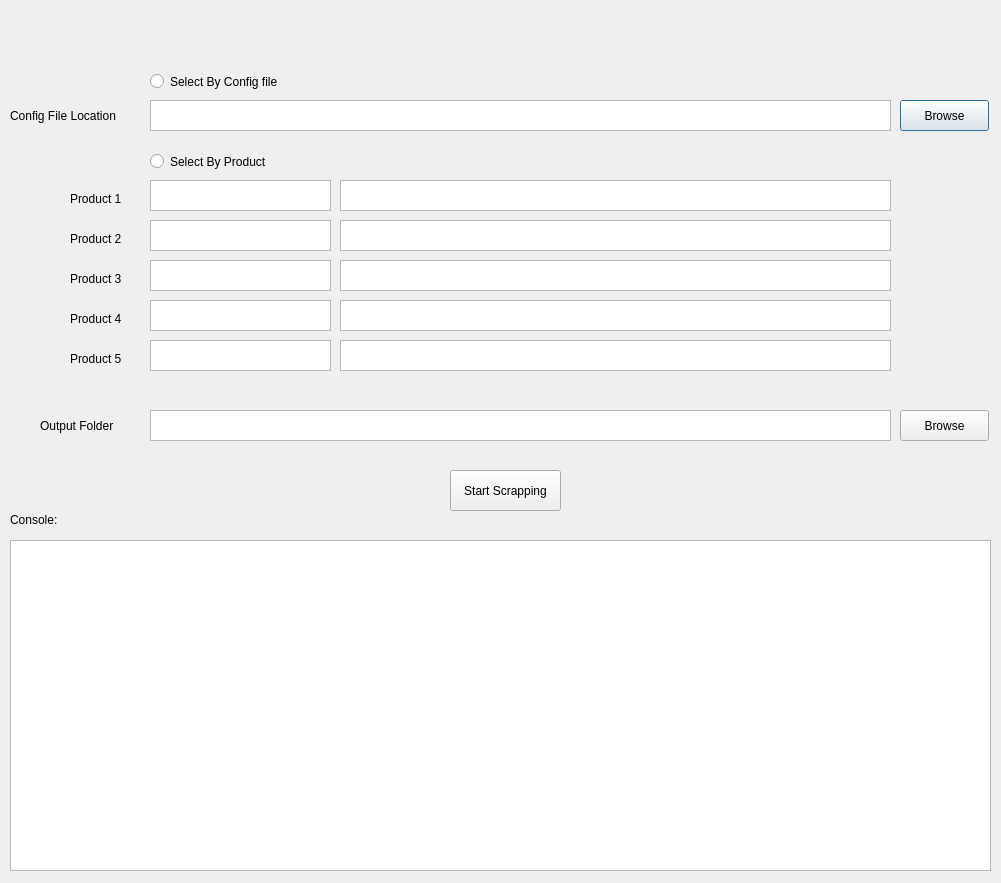
<?xml version="1.0" encoding="UTF-8"?>
<ui version="4.0">
 <class>Dialog</class>
 <widget class="QDialog" name="Dialog">
  <property name="geometry">
   <rect>
    <x>0</x>
    <y>0</y>
    <width>1001</width>
    <height>883</height>
   </rect>
  </property>
  <property name="windowTitle">
   <string>Digiklap - Web Scraper UI</string>
  </property>
  <widget class="QPlainTextEdit" name="configFileInputBox">
   <property name="geometry">
    <rect>
     <x>150</x>
     <y>100</y>
     <width>741</width>
     <height>31</height>
    </rect>
   </property>
   <property name="toolTip">
    <string>Path to the config file</string>
   </property>
  </widget>
  <widget class="QRadioButton" name="selectByProductBtn">
   <property name="geometry">
    <rect>
     <x>150</x>
     <y>150</y>
     <width>151</width>
     <height>23</height>
    </rect>
   </property>
   <property name="toolTip">
    <string>Enter product details manually</string>
   </property>
   <property name="text">
    <string>Select By Product</string>
   </property>
  </widget>
  <widget class="QRadioButton" name="selectByConfigBtn">
   <property name="geometry">
    <rect>
     <x>150</x>
     <y>70</y>
     <width>191</width>
     <height>23</height>
    </rect>
   </property>
   <property name="toolTip">
    <string>Select the predefined products from the config file</string>
   </property>
   <property name="text">
    <string>Select By Config file</string>
   </property>
  </widget>
  <widget class="QPlainTextEdit" name="productName1">
   <property name="geometry">
    <rect>
     <x>150</x>
     <y>180</y>
     <width>181</width>
     <height>31</height>
    </rect>
   </property>
   <property name="toolTip">
    <string>Provide a Product name (for your ref. only)</string>
   </property>
  </widget>
  <widget class="QLabel" name="configLabel">
   <property name="geometry">
    <rect>
     <x>10</x>
     <y>100</y>
     <width>151</width>
     <height>31</height>
    </rect>
   </property>
   <property name="text">
    <string>Config File Location</string>
   </property>
  </widget>
  <widget class="QPlainTextEdit" name="productName2">
   <property name="geometry">
    <rect>
     <x>150</x>
     <y>220</y>
     <width>181</width>
     <height>31</height>
    </rect>
   </property>
   <property name="toolTip">
    <string>Provide a Product name (for your ref. only)</string>
   </property>
  </widget>
  <widget class="QPlainTextEdit" name="productName4">
   <property name="geometry">
    <rect>
     <x>150</x>
     <y>300</y>
     <width>181</width>
     <height>31</height>
    </rect>
   </property>
   <property name="toolTip">
    <string>Provide a Product name (for your ref. only)</string>
   </property>
  </widget>
  <widget class="QPlainTextEdit" name="productName3">
   <property name="geometry">
    <rect>
     <x>150</x>
     <y>260</y>
     <width>181</width>
     <height>31</height>
    </rect>
   </property>
   <property name="toolTip">
    <string>Provide a Product name (for your ref. only)</string>
   </property>
  </widget>
  <widget class="QPlainTextEdit" name="productName5">
   <property name="geometry">
    <rect>
     <x>150</x>
     <y>340</y>
     <width>181</width>
     <height>31</height>
    </rect>
   </property>
   <property name="toolTip">
    <string>Provide a Product name (for your ref. only)</string>
   </property>
  </widget>
  <widget class="QPlainTextEdit" name="productLink1">
   <property name="geometry">
    <rect>
     <x>340</x>
     <y>180</y>
     <width>551</width>
     <height>31</height>
    </rect>
   </property>
   <property name="toolTip">
    <string>provide a link of the review page</string>
   </property>
   <property name="autoFillBackground">
    <bool>false</bool>
   </property>
  </widget>
  <widget class="QPlainTextEdit" name="productLink2">
   <property name="geometry">
    <rect>
     <x>340</x>
     <y>220</y>
     <width>551</width>
     <height>31</height>
    </rect>
   </property>
   <property name="toolTip">
    <string>provide a link of the review page</string>
   </property>
  </widget>
  <widget class="QPlainTextEdit" name="productLink3">
   <property name="geometry">
    <rect>
     <x>340</x>
     <y>260</y>
     <width>551</width>
     <height>31</height>
    </rect>
   </property>
   <property name="toolTip">
    <string>provide a link of the review page</string>
   </property>
  </widget>
  <widget class="QPlainTextEdit" name="productLink4">
   <property name="geometry">
    <rect>
     <x>340</x>
     <y>300</y>
     <width>551</width>
     <height>31</height>
    </rect>
   </property>
   <property name="toolTip">
    <string>provide a link of the review page</string>
   </property>
  </widget>
  <widget class="QPlainTextEdit" name="productLink5">
   <property name="geometry">
    <rect>
     <x>340</x>
     <y>340</y>
     <width>551</width>
     <height>31</height>
    </rect>
   </property>
   <property name="toolTip">
    <string>provide a link of the review page</string>
   </property>
  </widget>
  <widget class="QPushButton" name="configBrowse">
   <property name="geometry">
    <rect>
     <x>900</x>
     <y>100</y>
     <width>89</width>
     <height>31</height>
    </rect>
   </property>
   <property name="toolTip">
    <string>Browse for config file</string>
   </property>
   <property name="text">
    <string>Browse</string>
   </property>
  </widget>
  <widget class="QPlainTextEdit" name="outputFilePathInputBox">
   <property name="geometry">
    <rect>
     <x>150</x>
     <y>410</y>
     <width>741</width>
     <height>31</height>
    </rect>
   </property>
   <property name="toolTip">
    <string>Path to the output folder</string>
   </property>
  </widget>
  <widget class="QLabel" name="outputFolderLabel">
   <property name="geometry">
    <rect>
     <x>40</x>
     <y>410</y>
     <width>151</width>
     <height>31</height>
    </rect>
   </property>
   <property name="text">
    <string>Output Folder</string>
   </property>
  </widget>
  <widget class="QPushButton" name="outputFolderBrowse">
   <property name="geometry">
    <rect>
     <x>900</x>
     <y>410</y>
     <width>89</width>
     <height>31</height>
    </rect>
   </property>
   <property name="toolTip">
    <string>Browse for output folder</string>
   </property>
   <property name="text">
    <string>Browse</string>
   </property>
  </widget>
  <widget class="QLabel" name="consoleLabel">
   <property name="geometry">
    <rect>
     <x>10</x>
     <y>510</y>
     <width>71</width>
     <height>20</height>
    </rect>
   </property>
   <property name="text">
    <string>Console:</string>
   </property>
  </widget>
  <widget class="QTextEdit" name="consolTextEdit">
   <property name="geometry">
    <rect>
     <x>10</x>
     <y>540</y>
     <width>981</width>
     <height>331</height>
    </rect>
   </property>
  </widget>
  <widget class="QPushButton" name="scrappingBtn">
   <property name="geometry">
    <rect>
     <x>450</x>
     <y>470</y>
     <width>111</width>
     <height>41</height>
    </rect>
   </property>
   <property name="toolTip">
    <string>Start the Scrapper</string>
   </property>
   <property name="text">
    <string>Start Scrapping</string>
   </property>
  </widget>
  <widget class="QLabel" name="productlabel_1">
   <property name="geometry">
    <rect>
     <x>70</x>
     <y>190</y>
     <width>67</width>
     <height>17</height>
    </rect>
   </property>
   <property name="text">
    <string>Product 1</string>
   </property>
  </widget>
  <widget class="QLabel" name="productlabel_2">
   <property name="geometry">
    <rect>
     <x>70</x>
     <y>230</y>
     <width>67</width>
     <height>17</height>
    </rect>
   </property>
   <property name="text">
    <string>Product 2</string>
   </property>
  </widget>
  <widget class="QLabel" name="productlabel_3">
   <property name="geometry">
    <rect>
     <x>70</x>
     <y>270</y>
     <width>67</width>
     <height>17</height>
    </rect>
   </property>
   <property name="text">
    <string>Product 3</string>
   </property>
  </widget>
  <widget class="QLabel" name="productlabel_4">
   <property name="geometry">
    <rect>
     <x>70</x>
     <y>310</y>
     <width>67</width>
     <height>17</height>
    </rect>
   </property>
   <property name="text">
    <string>Product 4</string>
   </property>
  </widget>
  <widget class="QLabel" name="productlabel_5">
   <property name="geometry">
    <rect>
     <x>70</x>
     <y>350</y>
     <width>67</width>
     <height>17</height>
    </rect>
   </property>
   <property name="text">
    <string>Product 5</string>
   </property>
  </widget>
 </widget>
 <resources/>
 <connections/>
</ui>
